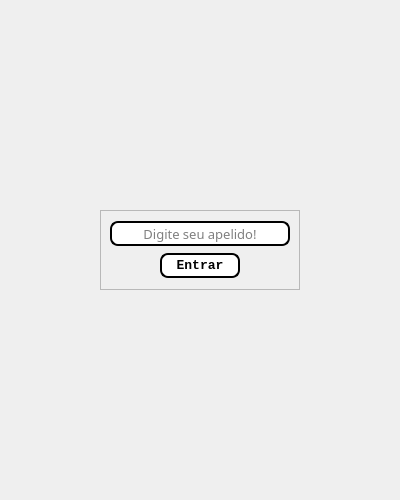
<?xml version="1.0" encoding="UTF-8"?>
<ui version="4.0">
 <class>MainWindow</class>
 <widget class="QMainWindow" name="MainWindow">
  <property name="geometry">
   <rect>
    <x>0</x>
    <y>0</y>
    <width>400</width>
    <height>500</height>
   </rect>
  </property>
  <property name="minimumSize">
   <size>
    <width>400</width>
    <height>500</height>
   </size>
  </property>
  <property name="maximumSize">
   <size>
    <width>400</width>
    <height>500</height>
   </size>
  </property>
  <property name="windowTitle">
   <string>WebChat</string>
  </property>
  <widget class="QWidget" name="centralwidget">
   <property name="minimumSize">
    <size>
     <width>400</width>
     <height>500</height>
    </size>
   </property>
   <layout class="QGridLayout" name="gridLayout">
    <item row="0" column="0">
     <widget class="QStackedWidget" name="stackedWidget">
      <property name="styleSheet">
       <string notr="true"/>
      </property>
      <property name="currentIndex">
       <number>0</number>
      </property>
      <widget class="QWidget" name="pgLogin">
       <layout class="QGridLayout" name="gridLayout_3">
        <item row="0" column="0">
         <widget class="QFrame" name="_inicial">
          <property name="minimumSize">
           <size>
            <width>200</width>
            <height>80</height>
           </size>
          </property>
          <property name="maximumSize">
           <size>
            <width>200</width>
            <height>80</height>
           </size>
          </property>
          <property name="frameShape">
           <enum>QFrame::StyledPanel</enum>
          </property>
          <property name="frameShadow">
           <enum>QFrame::Raised</enum>
          </property>
          <layout class="QGridLayout" name="gridLayout_2">
           <item row="0" column="0" colspan="3">
            <widget class="QLineEdit" name="inputNick">
             <property name="minimumSize">
              <size>
               <width>180</width>
               <height>25</height>
              </size>
             </property>
             <property name="maximumSize">
              <size>
               <width>180</width>
               <height>25</height>
              </size>
             </property>
             <property name="font">
              <font>
               <family>MV Boli</family>
               <pointsize>10</pointsize>
              </font>
             </property>
             <property name="focusPolicy">
              <enum>Qt::ClickFocus</enum>
             </property>
             <property name="styleSheet">
              <string notr="true">QLineEdit {
	border-radius: 8px;
	border: 2px solid black;
	color: black;
	background: white;
}
</string>
             </property>
             <property name="maxLength">
              <number>20</number>
             </property>
             <property name="alignment">
              <set>Qt::AlignCenter</set>
             </property>
             <property name="placeholderText">
              <string>Digite seu apelido!</string>
             </property>
            </widget>
           </item>
           <item row="1" column="0">
            <spacer name="horizontalSpacer_2">
             <property name="orientation">
              <enum>Qt::Horizontal</enum>
             </property>
             <property name="sizeHint" stdset="0">
              <size>
               <width>41</width>
               <height>20</height>
              </size>
             </property>
            </spacer>
           </item>
           <item row="1" column="1">
            <widget class="QPushButton" name="btnEntrar">
             <property name="minimumSize">
              <size>
               <width>80</width>
               <height>25</height>
              </size>
             </property>
             <property name="maximumSize">
              <size>
               <width>80</width>
               <height>25</height>
              </size>
             </property>
             <property name="font">
              <font>
               <family>Courier New</family>
               <pointsize>10</pointsize>
               <weight>75</weight>
               <bold>true</bold>
               <kerning>true</kerning>
              </font>
             </property>
             <property name="cursor">
              <cursorShape>PointingHandCursor</cursorShape>
             </property>
             <property name="focusPolicy">
              <enum>Qt::StrongFocus</enum>
             </property>
             <property name="styleSheet">
              <string notr="true">QPushButton {
	border-radius: 8px;
	border: 2px solid black;
	color: black;
	background: white;
}


QPushButton:hover {
	color: white;
	background: gray;
}

QPushButton:pressed {
	background: black
}</string>
             </property>
             <property name="text">
              <string>Entrar</string>
             </property>
            </widget>
           </item>
           <item row="1" column="2">
            <spacer name="horizontalSpacer">
             <property name="orientation">
              <enum>Qt::Horizontal</enum>
             </property>
             <property name="sizeHint" stdset="0">
              <size>
               <width>41</width>
               <height>20</height>
              </size>
             </property>
            </spacer>
           </item>
          </layout>
         </widget>
        </item>
       </layout>
      </widget>
      <widget class="QWidget" name="pgChat">
       <property name="styleSheet">
        <string notr="true"/>
       </property>
       <layout class="QGridLayout" name="gridLayout_4">
        <property name="leftMargin">
         <number>0</number>
        </property>
        <property name="topMargin">
         <number>0</number>
        </property>
        <property name="rightMargin">
         <number>0</number>
        </property>
        <property name="bottomMargin">
         <number>0</number>
        </property>
        <property name="spacing">
         <number>0</number>
        </property>
        <item row="1" column="1">
         <widget class="QPushButton" name="btnEnviar">
          <property name="minimumSize">
           <size>
            <width>65</width>
            <height>25</height>
           </size>
          </property>
          <property name="maximumSize">
           <size>
            <width>65</width>
            <height>25</height>
           </size>
          </property>
          <property name="font">
           <font>
            <family>Courier New</family>
            <pointsize>10</pointsize>
            <weight>75</weight>
            <bold>true</bold>
           </font>
          </property>
          <property name="cursor">
           <cursorShape>PointingHandCursor</cursorShape>
          </property>
          <property name="focusPolicy">
           <enum>Qt::StrongFocus</enum>
          </property>
          <property name="styleSheet">
           <string notr="true">QPushButton {
	border-radius: 8px;
	border: 2px solid black;
	color: black;
	background: white;
}


QPushButton:hover {
	color: white;
	background: gray;
}

QPushButton:pressed {
	background: black
}</string>
          </property>
          <property name="text">
           <string>Enviar</string>
          </property>
         </widget>
        </item>
        <item row="1" column="0">
         <widget class="QLineEdit" name="inputMsg">
          <property name="minimumSize">
           <size>
            <width>0</width>
            <height>30</height>
           </size>
          </property>
          <property name="font">
           <font>
            <family>MV Boli</family>
            <pointsize>10</pointsize>
           </font>
          </property>
          <property name="focusPolicy">
           <enum>Qt::StrongFocus</enum>
          </property>
          <property name="styleSheet">
           <string notr="true">QLineEdit {
	border-radius: 8px;
	border: 2px solid black;
	color: black;
	background: white;
}
</string>
          </property>
          <property name="placeholderText">
           <string>Sua mensagem:</string>
          </property>
          <property name="clearButtonEnabled">
           <bool>true</bool>
          </property>
         </widget>
        </item>
        <item row="0" column="0" colspan="2">
         <widget class="QListWidget" name="listChat">
          <property name="font">
           <font>
            <family>MV Boli</family>
            <pointsize>11</pointsize>
           </font>
          </property>
          <property name="cursor" stdset="0">
           <cursorShape>ArrowCursor</cursorShape>
          </property>
          <property name="focusPolicy">
           <enum>Qt::ClickFocus</enum>
          </property>
          <property name="autoFillBackground">
           <bool>true</bool>
          </property>
          <property name="styleSheet">
           <string notr="true"/>
          </property>
          <property name="frameShape">
           <enum>QFrame::NoFrame</enum>
          </property>
          <property name="frameShadow">
           <enum>QFrame::Sunken</enum>
          </property>
          <property name="horizontalScrollBarPolicy">
           <enum>Qt::ScrollBarAlwaysOff</enum>
          </property>
          <property name="sizeAdjustPolicy">
           <enum>QAbstractScrollArea::AdjustIgnored</enum>
          </property>
          <property name="alternatingRowColors">
           <bool>false</bool>
          </property>
          <property name="selectionMode">
           <enum>QAbstractItemView::NoSelection</enum>
          </property>
          <property name="selectionBehavior">
           <enum>QAbstractItemView::SelectItems</enum>
          </property>
          <property name="verticalScrollMode">
           <enum>QAbstractItemView::ScrollPerPixel</enum>
          </property>
          <property name="movement">
           <enum>QListView::Static</enum>
          </property>
          <property name="flow">
           <enum>QListView::TopToBottom</enum>
          </property>
          <property name="isWrapping" stdset="0">
           <bool>false</bool>
          </property>
          <property name="resizeMode">
           <enum>QListView::Fixed</enum>
          </property>
          <property name="layoutMode">
           <enum>QListView::Batched</enum>
          </property>
          <property name="spacing">
           <number>5</number>
          </property>
          <property name="viewMode">
           <enum>QListView::ListMode</enum>
          </property>
          <property name="uniformItemSizes">
           <bool>false</bool>
          </property>
          <property name="batchSize">
           <number>1000</number>
          </property>
          <property name="wordWrap">
           <bool>true</bool>
          </property>
          <property name="selectionRectVisible">
           <bool>true</bool>
          </property>
          <item>
           <property name="text">
            <string>testejauisduhasuhduhasdh ahsudhuahsduhahsud uahsudhuahshduhad hausdhuashdhauhsudhu ahsduhhasuhduhas haushduaushd aushduhasuhdu uahsudhuahsd</string>
           </property>
          </item>
          <item>
           <property name="text">
            <string>testejauisduhasuhduhasdh ahsudhuahsduhahsud uahsudhuahshduhad hausdhuashdhauhsudhu ahsduhhasuhduhas haushduaushd aushduhasuhdu uahsudhuahsd</string>
           </property>
          </item>
          <item>
           <property name="text">
            <string>hasudhuahsduhas aushduahsduahsdu ahsduhaushduhashd uahsudhahsdhu</string>
           </property>
          </item>
          <item>
           <property name="text">
            <string>New Item</string>
           </property>
          </item>
          <item>
           <property name="text">
            <string>New Item</string>
           </property>
          </item>
          <item>
           <property name="text">
            <string>New Item</string>
           </property>
          </item>
          <item>
           <property name="text">
            <string>New Item</string>
           </property>
          </item>
          <item>
           <property name="text">
            <string>New Item</string>
           </property>
          </item>
          <item>
           <property name="text">
            <string>New Item</string>
           </property>
          </item>
          <item>
           <property name="text">
            <string>New Item</string>
           </property>
          </item>
          <item>
           <property name="text">
            <string>New Item</string>
           </property>
          </item>
          <item>
           <property name="text">
            <string>New Item</string>
           </property>
          </item>
         </widget>
        </item>
       </layout>
      </widget>
     </widget>
    </item>
   </layout>
  </widget>
 </widget>
 <resources/>
 <connections/>
</ui>
